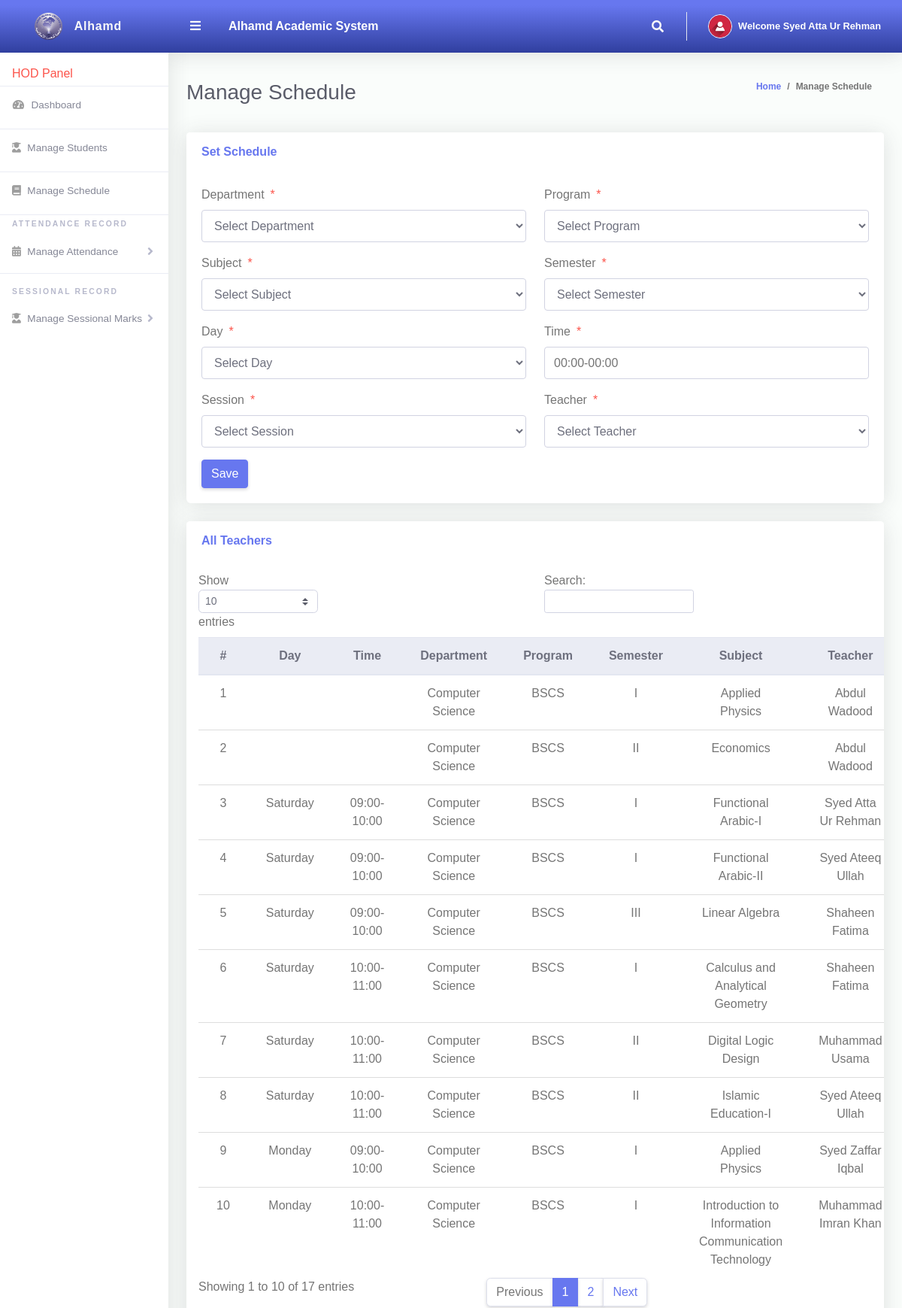
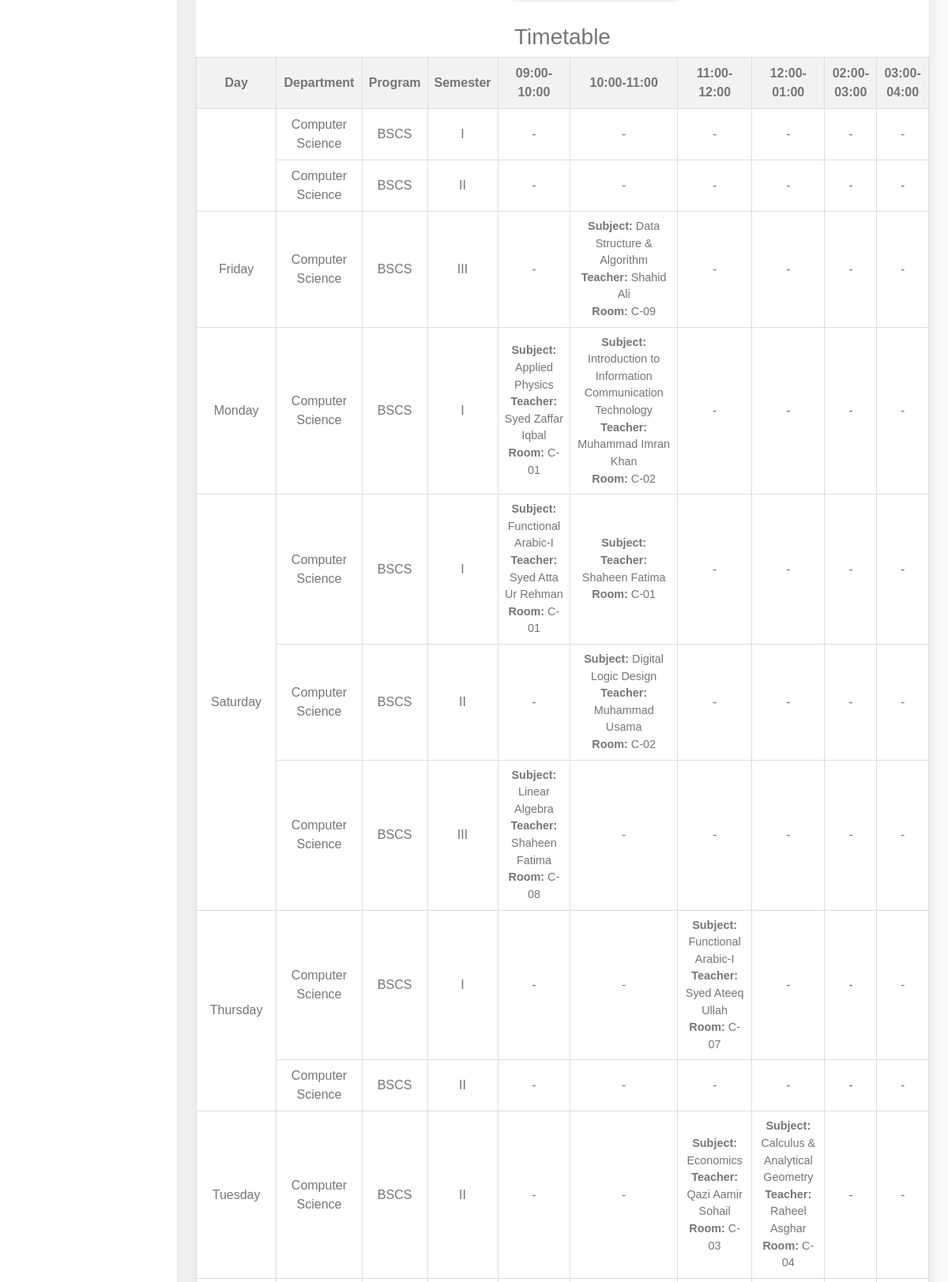
Screenshot of /HOD/manageSchedule.php (signed in, upper part) with the database file from the repository (2 pictures, top to bottom).
### tables this page shows
CREATE TABLE IF NOT EXISTS Teachers (
    TeacherID INT PRIMARY KEY AUTO_INCREMENT,
    DeptCode INT,
    DeptName VARCHAR(50),
    TeacherCode INT UNIQUE,
    TeacherName VARCHAR(100),
    Email varchar(50) NOT NULL,
    Password VARCHAR(20)
);

CREATE TABLE IF NOT EXISTS Schedule (
    ScheduleID INT PRIMARY KEY AUTO_INCREMENT,
    Day VARCHAR(20) NOT NULL,  
    Time VARCHAR(20) NOT NULL,
    Department varchar(50),
    Program VARCHAR(50),
    Semester VARCHAR(10),
    Subject VARCHAR(100),
    TeacherCode INT  ,
    Session Varchar(50),
    RoomNo VARCHAR(20) NOT NULL,
    FOREIGN KEY (TeacherCode) REFERENCES Teachers(TeacherCode) ON DELETE CASCADE
);

### HOD/manageSchedule.php (the view, shortened to what this page needs)
<?php
include '../Includes/dbcon.php';
?>
<!DOCTYPE html>
<html lang="en">
<head>
    <link href="../vendor/fontawesome-free/css/all.min.css" rel="stylesheet" type="text/css">
    <link href="../vendor/bootstrap/css/bootstrap.min.css" rel="stylesheet" type="text/css">
    <link href="css/ruang-admin.min.css" rel="stylesheet">
</head>
<body id="page-top">
    <div id="wrapper">
        <?php include "Includes/sidebar.php";?>
        <div id="content-wrapper" class="d-flex flex-column">
            <div id="content">
                <?php include "Includes/topbar.php";?>
                <div class="container-fluid" id="container-wrapper">
                    <div class="d-sm-flex align-items-center justify-content-between mb-4">
                        <h1 class="h3 mb-0 text-gray-800">Manage Schedule</h1>
                        <ol class="breadcrumb">
                            <li class="breadcrumb-item"><a href="./">Home</a></li>
                            <li class="breadcrumb-item active" aria-current="page">Manage Schedule</li>
                        </ol>
                    </div>
                    <div class="row">
                        <div class="col-lg-12">
                            <div class="card mb-4">
                                <div
                                    class="card-header py-3 d-flex flex-row align-items-center justify-content-between">
                                    <h6 class="m-0 font-weight-bold text-primary">Set Schedule</h6>
                                </div>
                                <div class="card-body">
                                    <form method="post">
                                        <div class="form-group row mb-3">
                                            <div class="col-xl-6">
                                                <label class="form-control-label">Department<span
                                                        class="text-danger ml-2">*</span></label>
                                                <select class="form-control" name="department" id="departmentSelect"
                                                    required onchange="updateDeptCode()">
                                                    <option value="">Select Department</option>
                                                </select>
                                            </div>
                                            <div class="col-xl-6">
                                                <label class="form-control-label">Program<span
                                                        class="text-danger ml-2">*</span></label>
                                                <select class="form-control" name="Program" required>
                                                    <option value="">Select Program</option>
                                                    <?php
                                                    $dept = $_SESSION['deptName'];
                                                    $query = "SELECT ProgramName FROM Programs WHERE Department = '$dept'";
                                                    print_r($query);
                                                    ?>
                                                </select>
                                            </div>
                                        </div>
                                        <div class="form-group row mb-3">
                                            <div class="col-xl-6">
                                                <label class="form-control-label">Subject<span
                                                        class="text-danger ml-2">*</span></label>
                                                <select class="form-control" name="Subject" required>
                                                    <option value="">Select Subject</option>
                                                </select>
                                            </div>
                                            <div class="col-xl-6">
                                                <label class="form-control-label">Semester<span
                                                        class="text-danger ml-2">*</span></label>
                                                <select class="form-control" name="Semester" required>
                                                    <option value="">Select Semester</option>
                                                </select>
                                            </div>
                                        </div>
                                        <div class="form-group row mb-3">
                                            <div class="col-xl-6">
                                                <label class="form-control-label">Day<span
                                                        class="text-danger ml-2">*</span></label>
                                                <select class="form-control" name="Day" required>
                                                    <option value="">Select Day</option>
                                                </select>
                                            </div>
                                            <div class="col-xl-6">
                                                <label class="form-control-label">Time<span class="text-danger ml-2">*</span></label>
                                                <input type="text" class="form-control" name="Time" placeholder="00:00-00:00"
                                                    pattern="\d{2}:\d{2}-\d{2}:\d{2}"
                                                    title="Time must be in the format HH:MM-HH:MM"
                                                    value="<?php echo isset($editRow) ? $editRow['Time'] : ''; ?>" required>
                                            </div>
                                        </div>
                                        <div class="form-group row mb-3">
                                            <div class="col-xl-6">
                                                <label class="form-control-label">Session<span
                                                        class="text-danger ml-2">*</span></label>
                                                <select class="form-control" name="Session" required>
                                                    <option value="">Select Session</option>
                                                </select>
                                            </div>
                                            <div class="col-xl-6">
                                                <label class="form-control-label">Teacher<span
                                                        class="text-danger ml-2">*</span></label>
                                                <select class="form-control" name="Teacher" required>
                                                    <option value="">Select Teacher</option>
                                                </select>
                                            </div>
                                        </div>
                                        <?php if (isset($Id)) { ?>
                                        <button type="submit" name="update" class="btn btn-warning">Update</button>
                                        <?php } else { ?>
                                        <button type="submit" name="save" class="btn btn-primary">Save</button>
                                        <?php } ?>
                                    </form>
                                </div>
                            </div>
                            <div class="row">
                                <div class="col-lg-12">
                                    <div class="card mb-4">
                                        <div
                                            class="card-header py-3 d-flex flex-row align-items-center justify-content-between">
                                            <h6 class="m-0 font-weight-bold text-primary">All Teachers</h6>
                                        </div>
                                        <div class="table-responsive p-3">
                                            <table class="table align-items-center table-flush table-hover"
                                                id="dataTableHover">
                                                <thead class="thead-light">
                                                    <tr>
                                                        <th>#</th>
                                                        <th>Day</th>
                                                        <th>Time</th>
                                                        <th>Department</th>
                                                        <th>Program</th>
                                                        <th>Semester</th>
                                                        <th>Subject</th>
                                                        <th>Teacher</th>
                                                    </tr>
                                                </thead>
                                                <tbody>
                                                    <?php
                                                    $dept = $_SESSION['deptName'];
                                                    $query = "SELECT * FROM Schedule WHERE Department = '$dept'";
                                                    $rs = $conn->query($query);
                                                    $sn = 0;
                                                    if ($rs->num_rows > 0) {
                                                        while ($rows = $rs->fetch_assoc()) {
                                                            $query = "SELECT TeacherName FROM Teachers WHERE TeacherCode=$rows[TeacherCode]";
                                                            $teachername = $conn->query($query);
                                                            $teachername = $teachername->fetch_assoc();
                                                            $teachername = $teachername['TeacherName'];
                                                            $sn++;
                                                            echo "
                                                                <tr>
                                                                    <td>{$sn}</td>
                                                                    <td>{$rows['Day']}</td>
                                                                    <td>{$rows['Time']}</td>
                                                                    <td>{$rows['Department']}</td>
                                                                    <td>{$rows['Program']}</td>
                                                                    <td>{$rows['Semester']}</td>
                                                                    <td>{$rows['Subject']}</td>
                                                                    <td>{$teachername}</td>
                                                                    <td>{$rows['Session']}</td>
                                                                    <td><a href='?action=edit&Id={$rows['ScheduleID']}'><i class='fas fa-fw fa-edit'></i>Edit</a></td>
                                                                    <td><a href='?action=delete&Id={$rows['ScheduleID']}'><i class='fas fa-fw fa-trash'></i>Delete</a></td>
                                                                </tr>";
                                                        }
                                                    }
                                                    ?>
                                                </tbody>
                                            </table>
                                        </div>
                                        <?php include "Includes/timetable.php";?>
                                    </div>
                                </div>
                            </div>
                        </div>
                    </div>
                </div>
            </div>
        </div>
    </div>
    </div>
</body>
</html>

### HOD/Includes/topbar.php (shortened to what this page needs)
<?php
  $query = "SELECT Teachers.TeacherName From Teachers INNER JOIN HOD ON Teachers.TeacherID=HOD.TeacherID WHERE HOD.TeacherID = ".$_SESSION['userId']."";
  $rs = $conn->query($query);
  $rows = $rs->fetch_assoc();
  $fullName = $rows['TeacherName'];
?>
<nav class="navbar navbar-expand navbar-light bg-gradient-primary topbar mb-4 static-top">
          <button id="sidebarToggleTop" class="btn btn-link rounded-circle mr-3">
            <i class="fa fa-bars"></i>
          </button>
        <div class="text-white big ml-2" style="margin-left:100px;"><b>Alhamd Academic System</b></div>
          <ul class="navbar-nav ml-auto">
            <li class="nav-item dropdown no-arrow">
              <a class="nav-link dropdown-toggle" href="#" id="searchDropdown" role="button" data-toggle="dropdown"
                aria-haspopup="true" aria-expanded="false">
                <i class="fas fa-search fa-fw"></i>
              </a>
            </li>
            <li class="nav-item dropdown no-arrow">
              <a class="nav-link dropdown-toggle" href="#" id="userDropdown" role="button" data-toggle="dropdown"
                aria-haspopup="true" aria-expanded="false">
                <img class="img-profile rounded-circle" src="img/user-icn.png" style="max-width: 60px">
                <span class="ml-2 d-none d-lg-inline text-white small"><b>Welcome <?php echo $fullName;?></b></span>
              </a>
            </li>
          </ul>
        </nav>

### HOD/manageSchedule.php (style rules this page uses)
body { font-family: Arial, sans-serif; }
table { width: 100%; border-collapse: collapse; margin-bottom: 20px; }
th, td { border: 1px solid #ddd; padding: 8px; text-align: center; }
th { background-color: #f2f2f2; }

### rows the page displays
teachers: TeacherName "Syed Atta Ur Rehman"
schedule: Department "Computer Science", Program "BSCS", Semester "I", Subject "Applied Physics", teachers.TeacherName "Abdul Wadood"
schedule: Department "Computer Science", Program "BSCS", Semester "II", Subject "Economics", teachers.TeacherName "Abdul Wadood"
schedule: Day "Saturday", Time "09:00-10:00", Department "Computer Science", Program "BSCS", Semester "I", Subject "Functional Arabic-I", teachers.TeacherName "Syed Atta Ur Rehman"
schedule: Day "Saturday", Time "09:00-10:00", Department "Computer Science", Program "BSCS", Semester "I", Subject "Functional Arabic-II", teachers.TeacherName "Syed Ateeq Ullah"
schedule: Day "Saturday", Time "09:00-10:00", Department "Computer Science", Program "BSCS", Semester "III", Subject "Linear Algebra", teachers.TeacherName "Shaheen Fatima"
schedule: Day "Saturday", Time "10:00-11:00", Department "Computer Science", Program "BSCS", Semester "I", Subject "Calculus and Analytical Geometry", teachers.TeacherName "Shaheen Fatima"
schedule: Day "Saturday", Time "10:00-11:00", Department "Computer Science", Program "BSCS", Semester "II", Subject "Digital Logic Design", teachers.TeacherName "Muhammad Usama"
schedule: Day "Saturday", Time "10:00-11:00", Department "Computer Science", Program "BSCS", Semester "II", Subject "Islamic Education-I", teachers.TeacherName "Syed Ateeq Ullah"
schedule: Day "Monday", Time "09:00-10:00", Department "Computer Science", Program "BSCS", Semester "I", Subject "Applied Physics", teachers.TeacherName "Syed Zaffar Iqbal"
schedule: Day "Monday", Time "10:00-11:00", Department "Computer Science", Program "BSCS", Semester "I", Subject "Introduction to Information Communication Technology", teachers.TeacherName "Muhammad Imran Khan"

### other values shown
$department "Computer Science"
$program "BSCS"
$semester "I"
$semester "II"
$day "Friday"
$semester "III"
$details['subject'] "Data Structure & Algorithm"
$details['teacher'] "Shahid Ali"
$details['room'] "C-09"
$day "Monday"
$details['subject'] "Applied Physics"
$details['teacher'] "Syed Zaffar Iqbal"
$details['room'] "C-01"
$details['subject'] "Introduction to Information Communication Technology"
$details['teacher'] "Muhammad Imran Khan"
